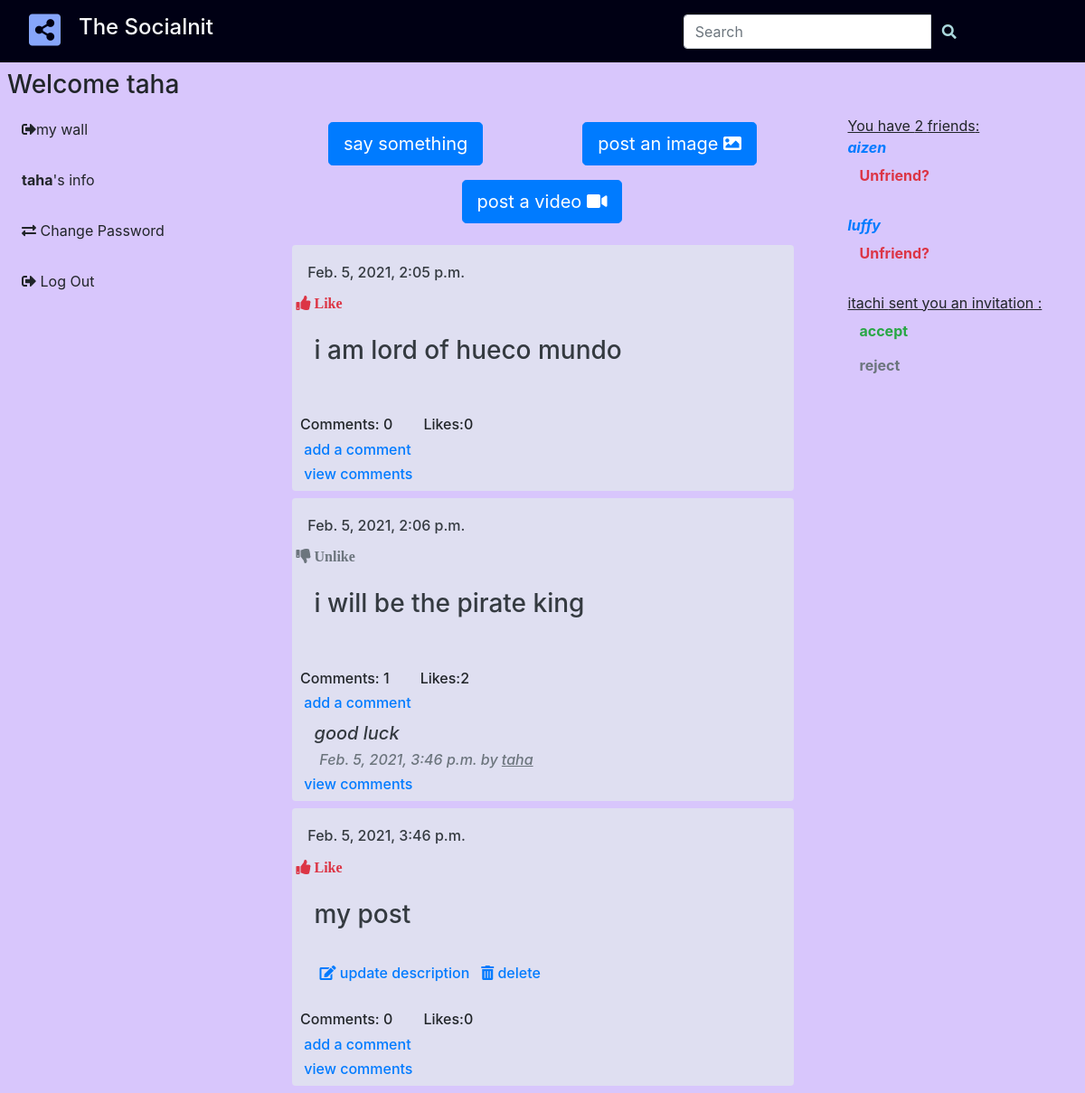
The app's page /home/ (signed in) with its own data.
### post/models.py (models this page shows, shortened)
class Post(models.Model):
    user = models.ForeignKey(User, related_name='post_created', on_delete=models.CASCADE)
    url = models.URLField(blank=True, null=True)
    text = models.TextField(blank=True, null=True)
    image = models.ImageField(upload_to='images/%Y/%m/%d/', blank=True, null=True)
    video = models.FileField(upload_to="video/%Y%m/%d/",blank=True, null=True)
    created = models.DateTimeField(auto_now_add=True, db_index=True)
    users_like = models.ManyToManyField(User,related_name='posts_liked',blank=True)
    class Meta:
        ordering = ('created',)
    def get_absolute_url(self):
        return reverse('post:post_detail', args=[self.id])

class Comment(models.Model):
    post = models.ForeignKey(Post, on_delete=models.CASCADE, related_name='comments')
    commenter = models.ForeignKey(User, on_delete=models.CASCADE, related_name='blog_comments')
    content = models.TextField(blank=True, null=True)
    created = models.DateTimeField(auto_now_add=True)
    updated = models.DateTimeField(auto_now=True)
    class Meta:
        ordering = ('-created',)

class Profile(models.Model):
    user = models.OneToOneField(User, on_delete=models.CASCADE)
    birthday = models.DateField(null=True,blank=True)
    photo = models.ImageField(null=True,blank=True)
    updated = models.DateTimeField(auto_now=True)
    created = models.DateTimeField(auto_now_add=True)
    friends = models.ManyToManyField(User, related_name='friends', blank=True)
    def get_all_friends(self):
        return self.friends.all()
    def get_count_friends(self):
        return self.friends.all().count()

### post/views.py (the view)
# urls.py: path('home/', views.post_list, name='home'),
def post_list(request, user_id=None):
    profile = get_object_or_404(Profile, user=request.user)
    friends = profile.friends.all()
    posts = Post.objects.filter(Q(user__in=friends) | Q(user=request.user))
    if user_id:
        user = User.objects.get(id=user_id)
        posts = Post.objects.filter(user=user).order_by('-created')
    all_profiles = Profile.objects.all().exclude(user=profile.user)
    profiles = profile.get_all_friends()
    rel_r = Relationship.objects.filter(sender=profile)
    rel_s = Relationship.objects.filter(receiver=profile)
    rel_receiver = []
    rel_sender = []
    for r in rel_r:
        rel_receiver.append(r.receiver.user)
    for s in rel_s:
        rel_sender.append(s.sender.user)
    nb_invitation = len(rel_sender)
    return render(request,'post/list.html',{
        'profile':profile,'profiles':profiles,'all_profiles':all_profiles,'posts': posts,
        'rel_sender':rel_sender,'rel_receiver':rel_receiver,'nb_invitation':nb_invitation})

### post/templates/post/list.html (shortened to what this page needs)
{% extends "post/base.html" %}
{% load static %}
{% load embed_video_tags %}
{% block content %}
{% if user.is_authenticated %}
<h3 class="p-2">Welcome {{user.username}} </h3>
<div class="row" >
  <div class="col-md-3">
    <ul class="nav flex-column" >
      <li><a class="dropdown-item " id="hovhov" href="{% url 'post:wall' user.id%}"> <i class="fas fa-sign-out-alt"></i>my
          wall</a></li>
          <br>
            <li><a class="dropdown-item" id="hovhov" href="{% url 'post:edit' %}"><b>{{ request.user.username }}</b>'s info </a></li>
            <br>
            <li><a class="dropdown-item " id="hovhov" href="{% url 'password_change' %}"> <i class="fas fa-exchange-alt"></i> Change Password</a></li>
            <br>
            <li><a class="dropdown-item " id="hovhov" href="{% url 'logout' %}"> <i class="fas fa-sign-out-alt"></i> Log Out</a></li>
          </ul>
  </div>
<div class="col-md-6 ">
<div class="form-group">
  <div class="input-group text-center nav-fill w-100">
      <a class="nav-link text-dark  font-weight-bold px-3" href="{% url 'post:create_post' %}?text">
        <button type="button" class="btn btn-primary btn-lg">say something </button>
      </a>
      <a class="nav-link text-dark  font-weight-bold px-3" href="{% url 'post:create_post' %}?image">
        <button type="button" class="btn btn-primary btn-lg">post an image <i class="fas fa-image"></i></button>
      </a>
      <a class="nav-link text-dark  font-weight-bold px-3" href="{% url 'post:create_post' %}?video">
        <button type="button" class="btn btn-primary btn-lg">post a video <i class="fas fa-video"></i></i></button>
      </a>
  </div>
</div>
{% endif %}
{% for post in posts %}
<div class="container">
  <div class="row">
    <div class="col-9 mx-auto col-md-6 col-lg-12">
      <div class="card mb-2" style="border-color: transparent; background: #dfdff1">
        <div class="p-2">
        </div>
        <div class="p-1">
          <a class="text-decoration-none text-dark" href="{{post.get_absolute_url}}">
            <h6 class="card-img-top ">&nbsp;&nbsp; {{ post.created }}</h6>
          </a>
        </div>
        {% if request.user not in post.users_like.all %}
          <a href="{% url 'post:post_detail' post.id %}?like"> <i class="fas fa-thumbs-up text-danger p-1"> Like </i></a>
        {% else %}
          <a href="{{post.get_absolute_url}}?unlike"> <i class="fas fa-thumbs-down text-secondary p-1"> Unlike</i></a>
        {% endif %}
        {%if post.text%}
        <div class="p-4">
          <a class="text-decoration-none text-dark" href="{{post.get_absolute_url}}">
            <h3 class="card-img-top" width='600'>{{ post.text }}</h3>
          </a>
        </div>
        {% endif %}
        {%if post.user == request.user%}
        {%if post.text and not post.video and not post.image%}
        <h6 id="comment"><a  href="{%url 'post:update_post' post.id%}?text" class="text-decoration-none  "><i class="fas fa-edit pt-2"></i> update description</a>&nbsp;&nbsp;
          {%endif%}
          <a href="{%url 'post:delete_post' post.id%}" class="text-decoration-none"><i class="fas fa-trash-alt"></i> delete </a></h6>
        {% endif %}
        <br>
        <h6>&nbsp; Comments: {{post.comments.count}} &nbsp;&nbsp;&nbsp;&nbsp;&nbsp;&nbsp; Likes:{{post.users_like.count}}</h6>
        <a href="{{post.get_absolute_url}}" class="text-decoration-none"><h6>&nbsp;&nbsp; add a comment</h6></a>
        {%for c in post.comments.all|slice:'2' %}
        <h6 class="font-weight-bold mb-0 text-secondary" style="margin-left: 20px;" >
        <h5 class="text-dark  mb-0 pt-1 mb-2" style="margin-left: 20px;">
          <i>  {{ c.content }}</i></h5>
          <h6 class="date text-secondary">
            <i>  &nbsp;&nbsp;&nbsp;&nbsp;&nbsp;&nbsp; {{ c.created }} by <u>{{ c.commenter }}</u></i>
           </h6>
        {% endfor %}
        <a href="{{post.get_absolute_url}}" class="text-decoration-none"><h6>&nbsp;&nbsp; view comments</h6></a>
      </div>
    </div>
  </div>
</div>
{% endfor %}
</div>
<div class="col-md-3 ">
  <div class="container">
  <div class="">
      <div class="">
          {%if profile.get_count_friends > 0 %}
            <u>You have {{profile.get_count_friends}} friend{{profile.get_count_friends|pluralize}}:</u>
              <br>
              {%for friend in profiles%}
              <a class="text-primary" href="{% url 'post:wall' friend.id %}"><b><i>{{friend}}</i></b> </a>
                  <form action="{% url 'post:unfriend' %}" method="post">
                        <button type="submit" class="btn text-danger" and style="background-color:transparent"><b>Unfriend?</b></button>
                </form>
                  <br>
              {%endfor%}
          {%endif%}
      </div>
  </div>
        {%for profile in all_profiles%}
        {% if profile.user in rel_sender and request.user not in profile.friends.all %}
       <u>{{profile.user}} sent you an invitation :</u>
        <form action="{% url 'post:accept' %}" method="post">
                <button type="submit" class="btn text-success" and style="background-color:transparent"><b>accept</b> </button>
        </form>
        <form action="{% url 'post:reject' %}" method="post">
                <button type="submit" class="btn text-secondary" and style="background-color:transparent"><b>reject</b> </button>
        </form>
        {%endif%}
        {%endfor%}
      </div>
  </div>
</div>
{% endblock %}

### post/templates/post/base.html (shortened to what this page needs)
{% load static %}
<!doctype html>
<html lang="en">
<head>
  <link href="https://cdn.jsdelivr.net/npm/bootstrap@5.0.0-beta1/dist/css/bootstrap.min.css" rel="stylesheet"
>
  <link rel="stylesheet" href="https://use.fontawesome.com/releases/v5.15.1/css/all.css"
>
  <link rel="stylesheet" href="{% static 'css/post.css' %}">
  <link rel="stylesheet" href="https://stackpath.bootstrapcdn.com/bootstrap/4.5.2/css/bootstrap.min.css"
>
</head>
<body class="body">
  <nav class="navbar navbar-expand-md navbar-light ">
    <a href="{% url 'post:home' %}" class="navbar-brand text-danger"><i class="fas fa-share-alt-square fa-2x" style="color: #87a6fa"></i></a>
      <a class="nav-link text-light  font-weight-bold p-1" href="{% url 'post:home' %}"><h4> The Socialnit</h4></a>
    <form class="form-inline ml-3" action="{% url 'post:search' %}", method="GET">
      <div class="input-group" id="searchz">
        <input type="text" name="name" class="form-control" placeholder="Search">
        <div class="input-group-append">
          <button type="submit" class="btn btn-none" ><i class="fas fa-search" style="color: #abd8dd"></i></button>
        </div>
      </div>
    </form>
  </nav>
  {% block content %}
  {% endblock %}
</body>
</html>

### post/static/css/post.css (style rules this page uses)
.navbar { background-color: rgb(0, 0, 20) ; }
#comment { margin-left: 30px; }
.body { background-color: rgb(216, 198, 252); }
.navbar-brand { margin-left: 16px; }
#searchz { margin-left: -20px; margin-right: 30px; padding-left: 520px ; }
* { box-sizing: border-box; }

### records on screen
Post: created "Feb. 5, 2021, 2:05 p.m.", shows "Like", text "i am lord of hueco mundo", comments.count "0", users_like.count "0"
Post: created "Feb. 5, 2021, 2:06 p.m.", text "i will be the pirate king", comments.count "1", users_like.count "2"
Comment: content "good luck", created "Feb. 5, 2021, 3:46 p.m.", commenter "taha"
Post: created "Feb. 5, 2021, 3:46 p.m.", shows "Like", text "my post", video "update description", shows "delete", comments.count "0", users_like.count "0"
Profile: get_count_friends "2"
Profile: user "itachi"

### other values on screen
{{ user.username }} "taha"
{{ request.user.username }} "taha"
{{ friend }} "aizen"
{{ friend }} "luffy"
